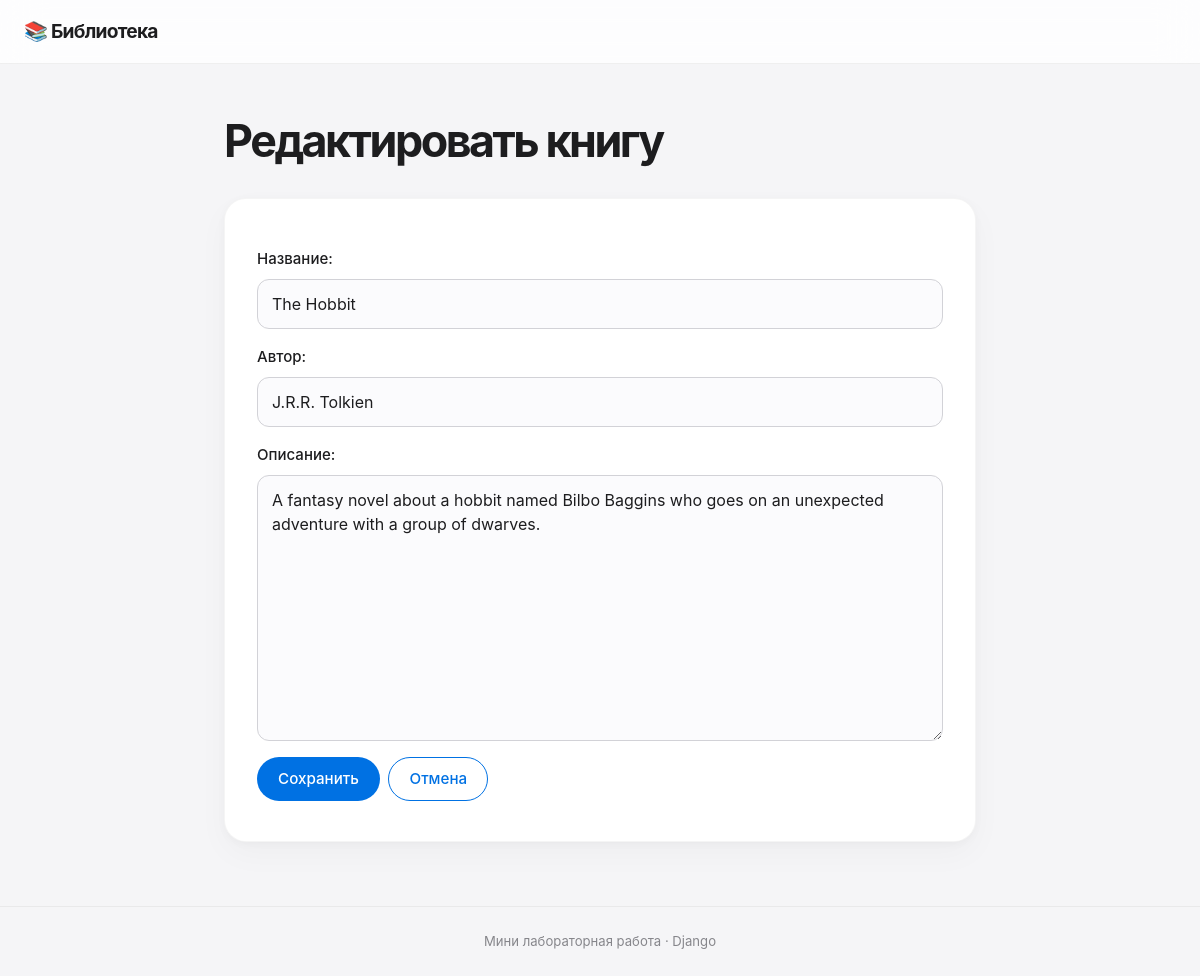
Screenshot of /7/edit/ with the database file from the repository.
### books/models.py (models this page shows, shortened)
class Book(models.Model):
    title = models.CharField(max_length=200)
    author = models.CharField(max_length=100)
    description = models.TextField(blank=True)
    created_at = models.DateTimeField(auto_now_add=True)
    likes = models.PositiveIntegerField(default=0)

### books/views.py (the view)
# urls.py: path("<int:pk>/edit/", views.book_update, name="book_update"),
def book_update(request, pk):
    book = get_object_or_404(Book, pk=pk)
    if request.method == "POST":
        form = BookForm(request.POST, instance=book)
        if form.is_valid():
            form.save()
            return redirect("book_list")
    else:
        form = BookForm(instance=book)
    return render(
        request,
        "books/book_form.html",
        {"form": form, "page_title": "Редактировать книгу"},
    )

### books/forms.py
class BookForm(forms.ModelForm):
    class Meta:
        model = Book
        fields = ["title", "author", "description"]
        labels = {
            "title": "Название",
            "author": "Автор",
            "description": "Описание",
        }

### books/templates/books/book_form.html (shortened to what this page needs)
{% extends 'books/base.html' %}
{% block content %}
  <h1>{{ page_title }}</h1>
  <form method="post" class="form-card">
    {{ form.as_p }}
    <button type="submit" class="btn">Сохранить</button>
    <a href="{% url 'book_list' %}" class="btn btn-secondary">Отмена</a>
  </form>
{% endblock %}

### books/static/books/style.css (style rules this page uses)
:root { color-scheme: light; --bg: #f5f5f7; --card: #ffffff; --text: #1d1d1f; --muted: #86868b; --accent: #0071e3; --accent-dark: #0077ed; --border: #d2d2d7; --danger: #ff3b30; --radius: 18px; --radius-sm: 12px; --shadow: 0 2px 8px rgb(0 0 0 / 3%), 0 12px 32px rgb(0 0 0 / 3%); }
* { box-sizing: border-box; }
html { scroll-behavior: smooth; }
body { min-height: 100vh; margin: 0; display: flex; flex-direction: column; background: var(--bg); color: var(--text); font-family: -apple-system, BlinkMacSystemFont, "SF Pro Display", "SF Pro Text", "Segoe UI", sans-serif; font-size: 16px; line-height: 1.6; -webkit-font-smoothing: antialiased; -moz-osx-font-smoothing: grayscale; }
h1 { margin: 0 0 32px; font-size: clamp(2rem, 5vw, 2.8rem); font-weight: 700; line-height: 1.12; letter-spacing: -0.055em; }
.btn { display: inline-flex; align-items: center; justify-content: center; gap: 8px; min-height: 44px; padding: 11px 20px; margin: 0 4px 8px 0; background: var(--accent); color: #fff; border: 1px solid transparent; border-radius: 980px; font: inherit; font-size: 0.95rem; font-weight: 550; line-height: 1.3; text-align: center; text-decoration: none; white-space: nowrap; cursor: pointer; user-select: none; -webkit-tap-highlight-color: transparent; transition: background-color 0.2s ease, color 0.2s ease, border-color 0.2s ease, box-shadow 0.2s ease, transform 0.15s ease; }
.btn-secondary { background: transparent; color: var(--accent); border-color: var(--accent); }
.form-card { padding: 32px; background: var(--card); border: 1px solid rgb(0 0 0 / 4%); border-radius: 22px; box-shadow: var(--shadow); }
.form-card label { display: block; margin-bottom: 8px; color: var(--text); font-size: 0.94rem; font-weight: 550; }
.form-card input[type="text"], .form-card textarea { display: block; width: 100%; min-height: 48px; padding: 12px 14px; background: #fbfbfd; color: var(--text); border: 1px solid var(--border); border-radius: var(--radius-sm); font: inherit; font-size: 1rem; line-height: 1.5; transition: border-color 0.2s ease, box-shadow 0.2s ease, background-color 0.2s ease; }
.form-card textarea { min-height: 150px; resize: vertical; }
.form-card input::placeholder, .form-card textarea::placeholder { color: #a1a1a6; }

### rows the page displays
Book: title "The Hobbit", author "J.R.R. Tolkien", description "A fantasy novel about a hobbit named Bilbo Baggins who goes on an unexpected adventure with a group of dwarves."

### other values shown
{{ page_title }} "Редактировать книгу"
